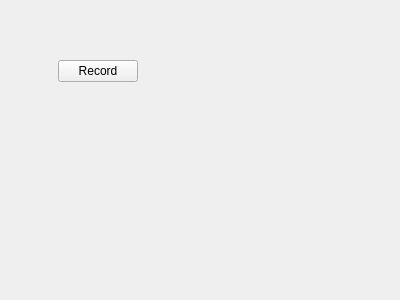
<?xml version="1.0" encoding="UTF-8"?>
<ui version="4.0">
 <class>Form</class>
 <widget class="QWidget" name="Form">
  <property name="geometry">
   <rect>
    <x>0</x>
    <y>0</y>
    <width>400</width>
    <height>300</height>
   </rect>
  </property>
  <property name="windowTitle">
   <string>Form</string>
  </property>
  <widget class="QWidget" name="">
   <property name="geometry">
    <rect>
     <x>10</x>
     <y>10</y>
     <width>176</width>
     <height>121</height>
    </rect>
   </property>
   <layout class="QVBoxLayout" name="verticalLayout">
    <item>
     <spacer name="verticalSpacer_2">
      <property name="orientation">
       <enum>Qt::Vertical</enum>
      </property>
      <property name="sizeHint" stdset="0">
       <size>
        <width>20</width>
        <height>40</height>
       </size>
      </property>
     </spacer>
    </item>
    <item>
     <layout class="QHBoxLayout" name="horizontalLayout">
      <item>
       <spacer name="horizontalSpacer">
        <property name="orientation">
         <enum>Qt::Horizontal</enum>
        </property>
        <property name="sizeHint" stdset="0">
         <size>
          <width>40</width>
          <height>20</height>
         </size>
        </property>
       </spacer>
      </item>
      <item>
       <widget class="QPushButton" name="pushButtonRecord">
        <property name="text">
         <string>Record</string>
        </property>
       </widget>
      </item>
      <item>
       <spacer name="horizontalSpacer_2">
        <property name="orientation">
         <enum>Qt::Horizontal</enum>
        </property>
        <property name="sizeHint" stdset="0">
         <size>
          <width>40</width>
          <height>20</height>
         </size>
        </property>
       </spacer>
      </item>
     </layout>
    </item>
    <item>
     <spacer name="verticalSpacer">
      <property name="orientation">
       <enum>Qt::Vertical</enum>
      </property>
      <property name="sizeHint" stdset="0">
       <size>
        <width>20</width>
        <height>40</height>
       </size>
      </property>
     </spacer>
    </item>
   </layout>
  </widget>
 </widget>
 <resources/>
 <connections/>
</ui>
